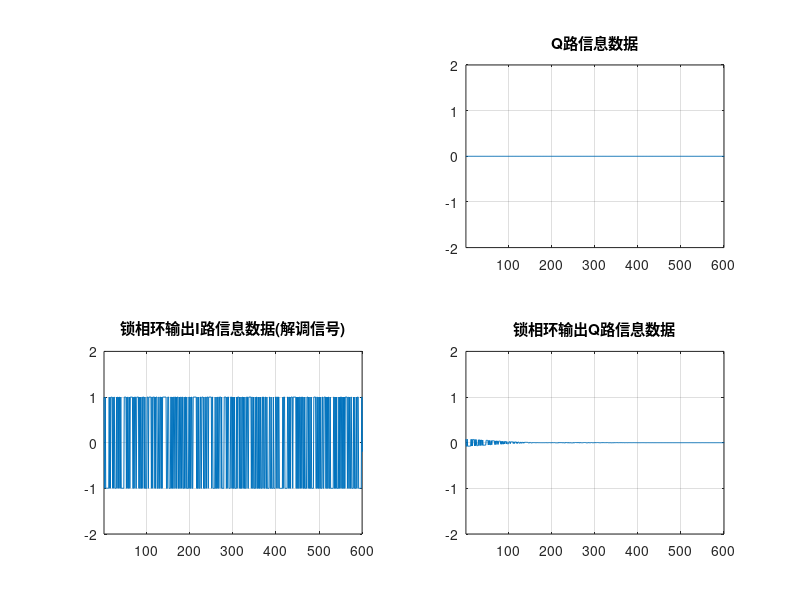

Here is the MATLAB script that generated this plot:
clear,clc
%% 构造数字基带信号
L=10000;
I_Data=(randi(2,L,1)-2)*2+1; 
Q_Data=zeros(L,1,1);
Signal_Source=I_Data + 1j*Q_Data; 
%% 载波信号 
Freq_Sample=2400;                       %采样率，Hz 
Delta_Freq=60;                          %载波频率 
Time_Sample=1/Freq_Sample;              %采样间隔
Delta_Phase=rand(1)*2*pi;               %随机初相，rad 
Carrier=exp(1j*(Delta_Freq*Time_Sample*(1:L)+Delta_Phase));      %构造载波信号
%% 调制处理 
Signal_Channel=Signal_Source.*Carrier'; 
%% 参数清零及初始化
Signal_PLL=zeros(L,1);                  %锁相环锁定及稳定后的数据
NCO_Phase = zeros(L,1);                 %锁定的相位
Discriminator_Out=zeros(L,1);           %鉴相器输出
Freq_Control=zeros(L,1);                %频率控制
PLL_Phase_Part=zeros(L,1);              %锁相环相位响应函数
PLL_Freq_Part=zeros(L,1);               %锁相环频率响应函数
I_PLL = zeros(L,1); 
Q_PLL = zeros(L,1); 
%环路处理 
C1=0.022013;                    %环路滤波器系数C1
C2=0.00024722;                  %环路滤波器系数C2 
%% 锁相环处理过程
for i=2:L 
    Signal_PLL(i)=Signal_Channel(i)*exp(-1j*mod(NCO_Phase(i-1),2*pi));   %得到环路滤波器前的相乘器的输入
    I_PLL(i)=real(Signal_PLL(i));                                       %环路滤波器前的相乘器的I路输入信息数据
    Q_PLL(i)=imag(Signal_PLL(i));                                       %环路滤波器前的相乘器的Q路输入信息数据
    Discriminator_Out(i)=sign(I_PLL(i))*Q_PLL(i)/abs(Signal_PLL(i));    %鉴相器的输出误差电压信号
    PLL_Phase_Part(i)=Discriminator_Out(i)*C1;                          %环路滤波器对鉴相器输出的误差电压信号处理后得到锁相环相位响应函数
    Freq_Control(i)=PLL_Phase_Part(i)+PLL_Freq_Part(i-1);               %控制压控振荡器的输出信号频率
    PLL_Freq_Part(i)=Discriminator_Out(i)*C2+PLL_Freq_Part(i-1);        %环路滤波器对鉴相器输出的误差电压信号处理后得到锁相环频率响应函数
    NCO_Phase(i)=NCO_Phase(i-1)+Freq_Control(i);                        %压控振荡器进行相位调整
end

%% 可视化
plot(cos(NCO_Phase),'r');grid on        %锁相环提取的载波
hold on 
plot(real(Carrier))                     %发射载波
legend('锁相环提取的载波','发射载波')

Show_D=300; %起始位置 
Show_U=900; %终止位置
Show_Length=Show_U-Show_D;

plot(I_Data(Show_D:Show_U)); grid on; 
title('I路信息数据(调制信号)'); 
axis([1 Show_Length -2 2]); 
subplot(2,2,2) 
plot(Q_Data(Show_D:Show_U)); grid on; 
title('Q路信息数据'); 
axis([1 Show_Length -2 2]); 
subplot(2,2,3) 
plot(I_PLL(Show_D:Show_U)); grid on; 
title('锁相环输出I路信息数据(解调信号)'); 
axis([1 Show_Length -2 2]); 
subplot(2,2,4) 
plot(Q_PLL(Show_D:Show_U)); grid on; 
title('锁相环输出Q路信息数据'); 
axis([1 Show_Length -2 2]); 